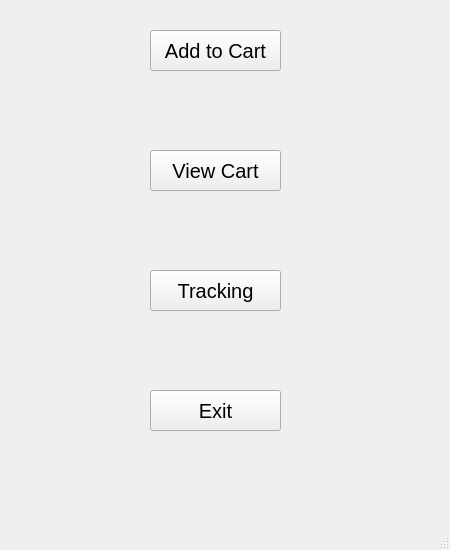
<?xml version="1.0" encoding="UTF-8"?>
<ui version="4.0">
 <class>MainWindow</class>
 <widget class="QMainWindow" name="MainWindow">
  <property name="geometry">
   <rect>
    <x>0</x>
    <y>0</y>
    <width>450</width>
    <height>550</height>
   </rect>
  </property>
  <property name="windowTitle">
   <string>MainWindow</string>
  </property>
  <widget class="QWidget" name="centralwidget">
   <widget class="QWidget" name="widget" native="true">
    <property name="geometry">
     <rect>
      <x>0</x>
      <y>0</y>
      <width>451</width>
      <height>521</height>
     </rect>
    </property>
    <widget class="QPushButton" name="pushButton_3">
     <property name="geometry">
      <rect>
       <x>150</x>
       <y>30</y>
       <width>131</width>
       <height>41</height>
      </rect>
     </property>
     <property name="font">
      <font>
       <pointsize>15</pointsize>
      </font>
     </property>
     <property name="text">
      <string>Add to Cart</string>
     </property>
    </widget>
    <widget class="QPushButton" name="pushButton_4">
     <property name="geometry">
      <rect>
       <x>150</x>
       <y>150</y>
       <width>131</width>
       <height>41</height>
      </rect>
     </property>
     <property name="font">
      <font>
       <pointsize>15</pointsize>
      </font>
     </property>
     <property name="text">
      <string>View Cart</string>
     </property>
    </widget>
    <widget class="QPushButton" name="pushButton_5">
     <property name="geometry">
      <rect>
       <x>150</x>
       <y>270</y>
       <width>131</width>
       <height>41</height>
      </rect>
     </property>
     <property name="font">
      <font>
       <pointsize>15</pointsize>
      </font>
     </property>
     <property name="text">
      <string>Tracking</string>
     </property>
    </widget>
    <widget class="QPushButton" name="pushButton_7">
     <property name="geometry">
      <rect>
       <x>150</x>
       <y>390</y>
       <width>131</width>
       <height>41</height>
      </rect>
     </property>
     <property name="font">
      <font>
       <pointsize>15</pointsize>
      </font>
     </property>
     <property name="text">
      <string>Exit</string>
     </property>
    </widget>
   </widget>
  </widget>
  <widget class="QMenuBar" name="menubar">
   <property name="geometry">
    <rect>
     <x>0</x>
     <y>0</y>
     <width>450</width>
     <height>21</height>
    </rect>
   </property>
  </widget>
  <widget class="QStatusBar" name="statusbar"/>
 </widget>
 <resources/>
 <connections/>
</ui>
